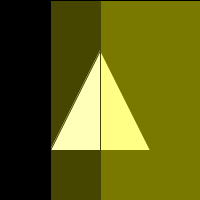
Frame 1 (no input)
Frame 60 (the mouse pressed at the canvas centre just before this capture): identical to frame 1, image omitted
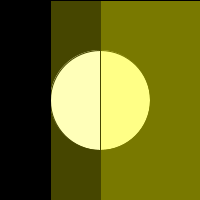
Frame 120 (the mouse held since frame 60 and released just before this capture)

The Processing sketch that drew these frames (run headless with seeded random() and noise(); from frame 60 on, the mouse is pressed at the canvas centre):

// Processing sketch: processing_45806
// ── processing_45806.pde

void setup(){

size(200,200);

} 
void draw(){

background( 0 ); 
fill(255);
if( mouseX > 100 ){

rect( 50 , 50 , 100 , 100 );

}else if( mouseX > 50 ){

ellipse( 100 , 100 , 100 , 100 );

}else{

triangle(50,150,100,50,150,150);

}
fill(255,300,0,70);
rect(100,0,100,200);
rect(50,0,150,200);

}
